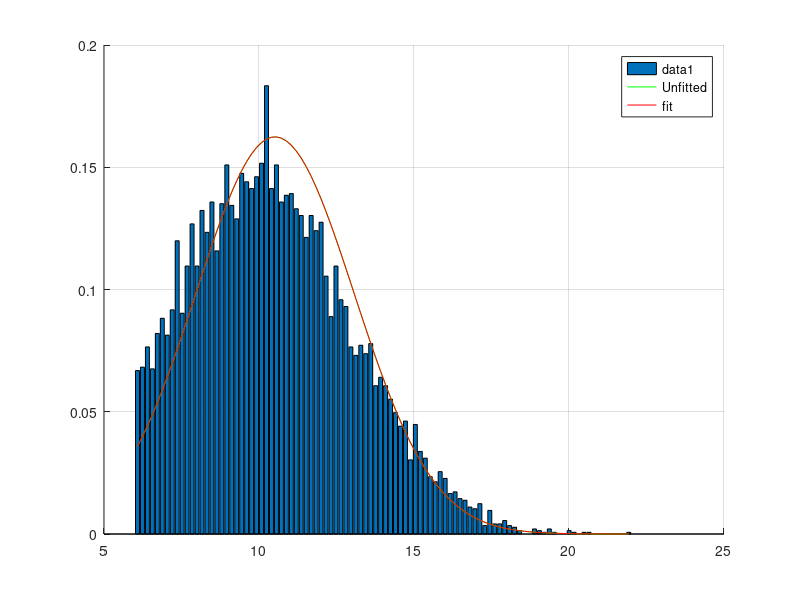

Write MATLAB code to recreate this figure.

n = 10000;
mu = 10;
xTrunc = 6;
sigma = 3;
x = normrnd(mu,sigma,[1 n]);


x = x(x > xTrunc);
length(x)

fighandle = figure();
axeshandle = gca;
grid on;
hold on;
[nelements xout] = hist(x,n/100);
bar(xout,nelements/sum(nelements)./(xout(2)-xout(1)));
pdf_truncnorm = @(x,mu,sigma) normpdf(x,mu,sigma) .* (1+normcdf(xTrunc,mu,sigma));


start = [mean(x),std(x)];
[paramEsts,paramCIs] = mle(x, 'pdf',pdf_truncnorm, 'start',start, 'lowerbound',[xTrunc 0],'upperbound',[Inf Inf])

plot(xout, feval(pdf_truncnorm,xout,mean(x),std(x)),'g','DisplayName','Unfitted')
plot(xout, feval(pdf_truncnorm,xout,paramEsts(1),paramEsts(2)),'r','DisplayName','fit')

legend(axeshandle,'show');

